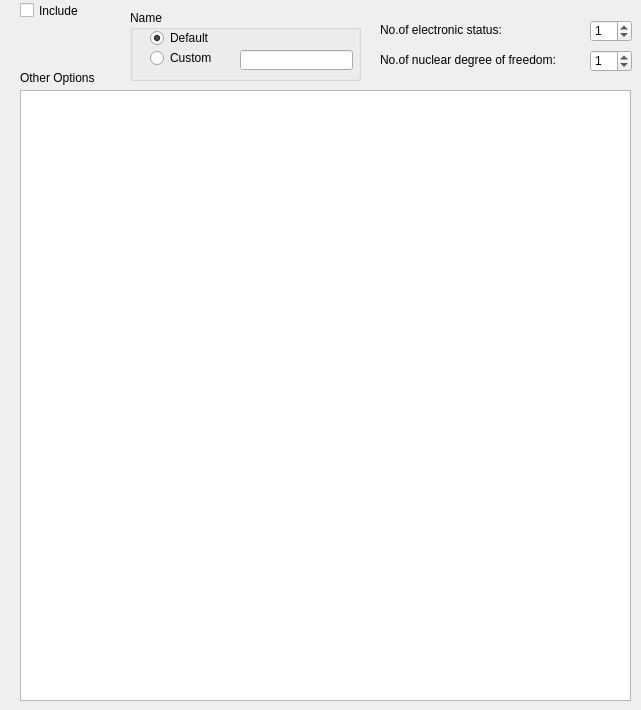
        <widget class="QWidget" name="prim_tab">
         <property name="secname" stdset="0">
          <string>primsection</string>
         </property>
         <property name="func" stdset="0">
          <string>find_prim_cntrls</string>
         </property>
         <property name="ctl_list" stdset="0">
          <string>prim_control</string>
         </property>
         <property name="sec_chk" stdset="0">
          <string>prim_inc</string>
         </property>
         <property name="sec_str" stdset="0">
          <string>PRIMITIVE-BASIS</string>
         </property>
         <attribute name="title">
          <string>Primative-Basis</string>
         </attribute>
         <widget class="QLabel" name="dirfre_lab_10">
          <property name="geometry">
           <rect>
            <x>20</x>
            <y>70</y>
            <width>101</width>
            <height>16</height>
           </rect>
          </property>
          <property name="text">
           <string>Other Options</string>
          </property>
         </widget>
         <widget class="QTextEdit" name="prim_free_text">
          <property name="geometry">
           <rect>
            <x>20</x>
            <y>90</y>
            <width>611</width>
            <height>611</height>
           </rect>
          </property>
          <property name="toolTip">
           <string>&lt;html&gt;&lt;head/&gt;&lt;body&gt;&lt;p&gt;Space for free text to enter other options&lt;/p&gt;&lt;/body&gt;&lt;/html&gt;</string>
          </property>
          <property name="quantp" stdset="0">
           <string>free</string>
          </property>
         </widget>
         <widget class="QCheckBox" name="prim_inc">
          <property name="geometry">
           <rect>
            <x>20</x>
            <y>0</y>
            <width>85</width>
            <height>21</height>
           </rect>
          </property>
          <property name="toolTip">
           <string>Check if you want section to be included</string>
          </property>
          <property name="text">
           <string>Include</string>
          </property>
          <property name="checked">
           <bool>false</bool>
          </property>
         </widget>
         <widget class="QLabel" name="primElecLabel">
          <property name="geometry">
           <rect>
            <x>380</x>
            <y>20</y>
            <width>201</width>
            <height>20</height>
           </rect>
          </property>
          <property name="text">
           <string>No.of electronic status:</string>
          </property>
         </widget>
         <widget class="QSpinBox" name="primElecSBox">
          <property name="geometry">
           <rect>
            <x>590</x>
            <y>20</y>
            <width>42</width>
            <height>22</height>
           </rect>
          </property>
          <property name="value">
           <number>1</number>
          </property>
          <property name="quantp" stdset="0">
           <string>unique</string>
          </property>
          <property name="unique_str" stdset="0">
           <string>unique_prim_electronic</string>
          </property>
         </widget>
         <widget class="QLabel" name="primNuclLabel">
          <property name="geometry">
           <rect>
            <x>380</x>
            <y>50</y>
            <width>201</width>
            <height>20</height>
           </rect>
          </property>
          <property name="text">
           <string>No.of nuclear degree of freedom:</string>
          </property>
         </widget>
         <widget class="QSpinBox" name="primNuclSBox">
          <property name="geometry">
           <rect>
            <x>590</x>
            <y>50</y>
            <width>42</width>
            <height>22</height>
           </rect>
          </property>
          <property name="value">
           <number>1</number>
          </property>
          <property name="quantp" stdset="0">
           <string>unique</string>
          </property>
          <property name="unique_str" stdset="0">
           <string>unique_prim_nuclear</string>
          </property>
         </widget>
         <widget class="QGroupBox" name="primNameGbox">
          <property name="geometry">
           <rect>
            <x>130</x>
            <y>10</y>
            <width>231</width>
            <height>71</height>
           </rect>
          </property>
          <property name="title">
           <string>Name</string>
          </property>
          <property name="quantp" stdset="0">
           <string>unique</string>
          </property>
          <property name="unique_str" stdset="0">
           <string>unique_spdo_set</string>
          </property>
          <widget class="QRadioButton" name="primDefaultRBtn">
           <property name="geometry">
            <rect>
             <x>20</x>
             <y>20</y>
             <width>89</width>
             <height>16</height>
            </rect>
           </property>
           <property name="text">
            <string>Default</string>
           </property>
           <property name="checked">
            <bool>true</bool>
           </property>
          </widget>
          <widget class="QRadioButton" name="primCustomRbtn">
           <property name="geometry">
            <rect>
             <x>20</x>
             <y>40</y>
             <width>89</width>
             <height>16</height>
            </rect>
           </property>
           <property name="text">
            <string>Custom</string>
           </property>
          </widget>
          <widget class="QLineEdit" name="primCustomEdit">
           <property name="geometry">
            <rect>
             <x>110</x>
             <y>40</y>
             <width>113</width>
             <height>20</height>
            </rect>
           </property>
          </widget>
         </widget>
        </widget>
